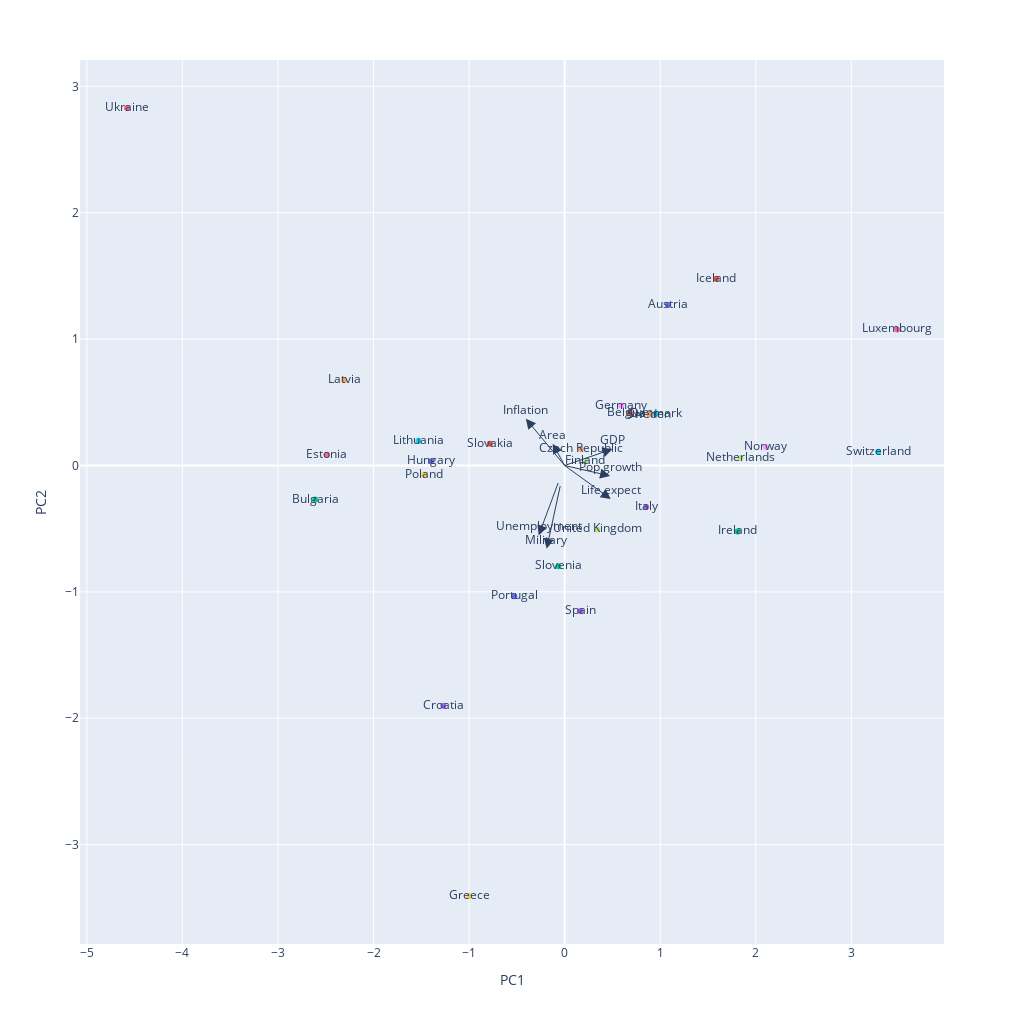

The code cell stored with this chart in its notebook:
### Markdown cell above
## Biplot
Se gráfica PC2 vs PC1.

### Code cell
components= np.column_stack((PC1,PC2))

#Gráfico PC1 y PC2, indico que pais es cada punto.
fig = px.scatter(components, x=0, y=1, color=df['Country'], text=df['Country']) #

for i, feature in enumerate(features):
    fig.add_annotation(
        
        axref="x", ayref="y",
        ax=0, ay=0,
        x=loadings_PC1[i],
        y=loadings_PC2[i],
        showarrow=True,
        arrowsize=2,
        arrowhead=2,
        xanchor="right",
        yanchor="top"
    )
    fig.add_annotation(
        x=loadings_PC1[i],
        y=loadings_PC2[i],
        ax=0, ay=0,
        xanchor="center",
        yanchor="bottom",
        text=feature,
        yshift=-1,
    )
# fig.update_xaxes(range=[-5, 5])
# fig.update_yaxes(range=[-5, 5])  
fig.update_layout(width=1024, height= 1024)
fig.update_layout(showlegend=False,
                     xaxis_title="PC1",
    yaxis_title="PC2",)

fig.show()

### Figure 1 — Plotly figure (JSON) as saved in the notebook; plotly's stock layout.template omitted (floating-point values rounded to 4 significant figures)
{"data": [{"hovertemplate": "color=Austria<br>0=%{x}<br>1=%{y}<br>text=%{text}<extra></extra>", "legendgroup": "Austria", "marker": {"color": "#636efa", "symbol": "circle"}, "mode": "markers+text", "name": "Austria", "orientation": "v", "showlegend": true, "text": ["Austria"], "type": "scatter", "x": [1.082], "xaxis": "x", "y": [1.27], "yaxis": "y"}, {"hovertemplate": "color=Belgium<br>0=%{x}<br>1=%{y}<br>text=%{text}<extra></extra>", "legendgroup": "Belgium", "marker": {"color": "#EF553B", "symbol": "circle"}, "mode": "markers+text", "name": "Belgium", "orientation": "v", "showlegend": true, "text": ["Belgium"], "type": "scatter", "x": [0.6811], "xaxis": "x", "y": [0.416], "yaxis": "y"}, {"hovertemplate": "color=Bulgaria<br>0=%{x}<br>1=%{y}<br>text=%{text}<extra></extra>", "legendgroup": "Bulgaria", "marker": {"color": "#00cc96", "symbol": "circle"}, "mode": "markers+text", "name": "Bulgaria", "orientation": "v", "showlegend": true, "text": ["Bulgaria"], "type": "scatter", "x": [-2.61], "xaxis": "x", "y": [-0.2696], "yaxis": "y"}, {"hovertemplate": "color=Croatia<br>0=%{x}<br>1=%{y}<br>text=%{text}<extra></extra>", "legendgroup": "Croatia", "marker": {"color": "#ab63fa", "symbol": "circle"}, "mode": "markers+text", "name": "Croatia", "orientation": "v", "showlegend": true, "text": ["Croatia"], "type": "scatter", "x": [-1.27], "xaxis": "x", "y": [-1.901], "yaxis": "y"}, {"hovertemplate": "color=Czech Republic<br>0=%{x}<br>1=%{y}<br>text=%{text}<extra></extra>", "legendgroup": "Czech Republic", "marker": {"color": "#FFA15A", "symbol": "circle"}, "mode": "markers+text", "name": "Czech Republic", "orientation": "v", "showlegend": true, "text": ["Czech Republic"], "type": "scatter", "x": [0.1672], "xaxis": "x", "y": [0.1319], "yaxis": "y"}, {"hovertemplate": "color=Denmark<br>0=%{x}<br>1=%{y}<br>text=%{text}<extra></extra>", "legendgroup": "Denmark", "marker": {"color": "#19d3f3", "symbol": "circle"}, "mode": "markers+text", "name": "Denmark", "orientation": "v", "showlegend": true, "text": ["Denmark"], "type": "scatter", "x": [0.9552], "xaxis": "x", "y": [0.4096], "yaxis": "y"}, {"hovertemplate": "color=Estonia<br>0=%{x}<br>1=%{y}<br>text=%{text}<extra></extra>", "legendgroup": "Estonia", "marker": {"color": "#FF6692", "symbol": "circle"}, "mode": "markers+text", "name": "Estonia", "orientation": "v", "showlegend": true, "text": ["Estonia"], "type": "scatter", "x": [-2.488], "xaxis": "x", "y": [0.08578], "yaxis": "y"}, {"hovertemplate": "color=Finland<br>0=%{x}<br>1=%{y}<br>text=%{text}<extra></extra>", "legendgroup": "Finland", "marker": {"color": "#B6E880", "symbol": "circle"}, "mode": "markers+text", "name": "Finland", "orientation": "v", "showlegend": true, "text": ["Finland"], "type": "scatter", "x": [0.2106], "xaxis": "x", "y": [0.03372], "yaxis": "y"}, {"hovertemplate": "color=Germany<br>0=%{x}<br>1=%{y}<br>text=%{text}<extra></extra>", "legendgroup": "Germany", "marker": {"color": "#FF97FF", "symbol": "circle"}, "mode": "markers+text", "name": "Germany", "orientation": "v", "showlegend": true, "text": ["Germany"], "type": "scatter", "x": [0.5924], "xaxis": "x", "y": [0.4718], "yaxis": "y"}, {"hovertemplate": "color=Greece<br>0=%{x}<br>1=%{y}<br>text=%{text}<extra></extra>", "legendgroup": "Greece", "marker": {"color": "#FECB52", "symbol": "circle"}, "mode": "markers+text", "name": "Greece", "orientation": "v", "showlegend": true, "text": ["Greece"], "type": "scatter", "x": [-1.0], "xaxis": "x", "y": [-3.407], "yaxis": "y"}, {"hovertemplate": "color=Hungary<br>0=%{x}<br>1=%{y}<br>text=%{text}<extra></extra>", "legendgroup": "Hungary", "marker": {"color": "#636efa", "symbol": "circle"}, "mode": "markers+text", "name": "Hungary", "orientation": "v", "showlegend": true, "text": ["Hungary"], "type": "scatter", "x": [-1.397], "xaxis": "x", "y": [0.03423], "yaxis": "y"}, {"hovertemplate": "color=Iceland<br>0=%{x}<br>1=%{y}<br>text=%{text}<extra></extra>", "legendgroup": "Iceland", "marker": {"color": "#EF553B", "symbol": "circle"}, "mode": "markers+text", "name": "Iceland", "orientation": "v", "showlegend": true, "text": ["Iceland"], "type": "scatter", "x": [1.584], "xaxis": "x", "y": [1.477], "yaxis": "y"}, {"hovertemplate": "color=Ireland<br>0=%{x}<br>1=%{y}<br>text=%{text}<extra></extra>", "legendgroup": "Ireland", "marker": {"color": "#00cc96", "symbol": "circle"}, "mode": "markers+text", "name": "Ireland", "orientation": "v", "showlegend": true, "text": ["Ireland"], "type": "scatter", "x": [1.809], "xaxis": "x", "y": [-0.5218], "yaxis": "y"}, {"hovertemplate": "color=Italy<br>0=%{x}<br>1=%{y}<br>text=%{text}<extra></extra>", "legendgroup": "Italy", "marker": {"color": "#ab63fa", "symbol": "circle"}, "mode": "markers+text", "name": "Italy", "orientation": "v", "showlegend": true, "text": ["Italy"], "type": "scatter", "x": [0.8532], "xaxis": "x", "y": [-0.3278], "yaxis": "y"}, {"hovertemplate": "color=Latvia<br>0=%{x}<br>1=%{y}<br>text=%{text}<extra></extra>", "legendgroup": "Latvia", "marker": {"color": "#FFA15A", "symbol": "circle"}, "mode": "markers+text", "name": "Latvia", "orientation": "v", "showlegend": true, "text": ["Latvia"], "type": "scatter", "x": [-2.306], "xaxis": "x", "y": [0.6753], "yaxis": "y"}, {"hovertemplate": "color=Lithuania<br>0=%{x}<br>1=%{y}<br>text=%{text}<extra></extra>", "legendgroup": "Lithuania", "marker": {"color": "#19d3f3", "symbol": "circle"}, "mode": "markers+text", "name": "Lithuania", "orientation": "v", "showlegend": true, "text": ["Lithuania"], "type": "scatter", "x": [-1.53], "xaxis": "x", "y": [0.195], "yaxis": "y"}, {"hovertemplate": "color=Luxembourg<br>0=%{x}<br>1=%{y}<br>text=%{text}<extra></extra>", "legendgroup": "Luxembourg", "marker": {"color": "#FF6692", "symbol": "circle"}, "mode": "markers+text", "name": "Luxembourg", "orientation": "v", "showlegend": true, "text": ["Luxembourg"], "type": "scatter", "x": [3.478], "xaxis": "x", "y": [1.076], "yaxis": "y"}, {"hovertemplate": "color=Netherlands<br>0=%{x}<br>1=%{y}<br>text=%{text}<extra></extra>", "legendgroup": "Netherlands", "marker": {"color": "#B6E880", "symbol": "circle"}, "mode": "markers+text", "name": "Netherlands", "orientation": "v", "showlegend": true, "text": ["Netherlands"], "type": "scatter", "x": [1.84], "xaxis": "x", "y": [0.05723], "yaxis": "y"}, {"hovertemplate": "color=Norway<br>0=%{x}<br>1=%{y}<br>text=%{text}<extra></extra>", "legendgroup": "Norway", "marker": {"color": "#FF97FF", "symbol": "circle"}, "mode": "markers+text", "name": "Norway", "orientation": "v", "showlegend": true, "text": ["Norway"], "type": "scatter", "x": [2.107], "xaxis": "x", "y": [0.144], "yaxis": "y"}, {"hovertemplate": "color=Poland<br>0=%{x}<br>1=%{y}<br>text=%{text}<extra></extra>", "legendgroup": "Poland", "marker": {"color": "#FECB52", "symbol": "circle"}, "mode": "markers+text", "name": "Poland", "orientation": "v", "showlegend": true, "text": ["Poland"], "type": "scatter", "x": [-1.472], "xaxis": "x", "y": [-0.07299], "yaxis": "y"}, {"hovertemplate": "color=Portugal<br>0=%{x}<br>1=%{y}<br>text=%{text}<extra></extra>", "legendgroup": "Portugal", "marker": {"color": "#636efa", "symbol": "circle"}, "mode": "markers+text", "name": "Portugal", "orientation": "v", "showlegend": true, "text": ["Portugal"], "type": "scatter", "x": [-0.5265], "xaxis": "x", "y": [-1.035], "yaxis": "y"}, {"hovertemplate": "color=Slovakia<br>0=%{x}<br>1=%{y}<br>text=%{text}<extra></extra>", "legendgroup": "Slovakia", "marker": {"color": "#EF553B", "symbol": "circle"}, "mode": "markers+text", "name": "Slovakia", "orientation": "v", "showlegend": true, "text": ["Slovakia"], "type": "scatter", "x": [-0.783], "xaxis": "x", "y": [0.1723], "yaxis": "y"}, {"hovertemplate": "color=Slovenia<br>0=%{x}<br>1=%{y}<br>text=%{text}<extra></extra>", "legendgroup": "Slovenia", "marker": {"color": "#00cc96", "symbol": "circle"}, "mode": "markers+text", "name": "Slovenia", "orientation": "v", "showlegend": true, "text": ["Slovenia"], "type": "scatter", "x": [-0.06754], "xaxis": "x", "y": [-0.7977], "yaxis": "y"}, {"hovertemplate": "color=Spain<br>0=%{x}<br>1=%{y}<br>text=%{text}<extra></extra>", "legendgroup": "Spain", "marker": {"color": "#ab63fa", "symbol": "circle"}, "mode": "markers+text", "name": "Spain", "orientation": "v", "showlegend": true, "text": ["Spain"], "type": "scatter", "x": [0.1638], "xaxis": "x", "y": [-1.152], "yaxis": "y"}, {"hovertemplate": "color=Sweden<br>0=%{x}<br>1=%{y}<br>text=%{text}<extra></extra>", "legendgroup": "Sweden", "marker": {"color": "#FFA15A", "symbol": "circle"}, "mode": "markers+text", "name": "Sweden", "orientation": "v", "showlegend": true, "text": ["Sweden"], "type": "scatter", "x": [0.8851], "xaxis": "x", "y": [0.4029], "yaxis": "y"}, {"hovertemplate": "color=Switzerland<br>0=%{x}<br>1=%{y}<br>text=%{text}<extra></extra>", "legendgroup": "Switzerland", "marker": {"color": "#19d3f3", "symbol": "circle"}, "mode": "markers+text", "name": "Switzerland", "orientation": "v", "showlegend": true, "text": ["Switzerland"], "type": "scatter", "x": [3.282], "xaxis": "x", "y": [0.1082], "yaxis": "y"}, {"hovertemplate": "color=Ukraine<br>0=%{x}<br>1=%{y}<br>text=%{text}<extra></extra>", "legendgroup": "Ukraine", "marker": {"color": "#FF6692", "symbol": "circle"}, "mode": "markers+text", "name": "Ukraine", "orientation": "v", "showlegend": true, "text": ["Ukraine"], "type": "scatter", "x": [-4.58], "xaxis": "x", "y": [2.829], "yaxis": "y"}, {"hovertemplate": "color=United Kingdom<br>0=%{x}<br>1=%{y}<br>text=%{text}<extra></extra>", "legendgroup": "United Kingdom", "marker": {"color": "#B6E880", "symbol": "circle"}, "mode": "markers+text", "name": "United Kingdom", "orientation": "v", "showlegend": true, "text": ["United Kingdom"], "type": "scatter", "x": [0.3408], "xaxis": "x", "y": [-0.5057], "yaxis": "y"}], "layout": {"annotations": [{"arrowhead": 2, "arrowsize": 2, "ax": 0, "axref": "x", "ay": 0, "ayref": "y", "showarrow": true, "x": -0.1249, "xanchor": "right", "y": 0.1729, "yanchor": "top"}, {"ax": 0, "ay": 0, "text": "Area", "x": -0.1249, "xanchor": "center", "y": 0.1729, "yanchor": "bottom", "yshift": -1}, {"arrowhead": 2, "arrowsize": 2, "ax": 0, "axref": "x", "ay": 0, "ayref": "y", "showarrow": true, "x": 0.5005, "xanchor": "right", "y": 0.1301, "yanchor": "top"}, {"ax": 0, "ay": 0, "text": "GDP", "x": 0.5005, "xanchor": "center", "y": 0.1301, "yanchor": "bottom", "yshift": -1}, {"arrowhead": 2, "arrowsize": 2, "ax": 0, "axref": "x", "ay": 0, "ayref": "y", "showarrow": true, "x": -0.4065, "xanchor": "right", "y": 0.3697, "yanchor": "top"}, {"ax": 0, "ay": 0, "text": "Inflation", "x": -0.4065, "xanchor": "center", "y": 0.3697, "yanchor": "bottom", "yshift": -1}, {"arrowhead": 2, "arrowsize": 2, "ax": 0, "axref": "x", "ay": 0, "ayref": "y", "showarrow": true, "x": 0.4829, "xanchor": "right", "y": -0.2652, "yanchor": "top"}, {"ax": 0, "ay": 0, "text": "Life.expect", "x": 0.4829, "xanchor": "center", "y": -0.2652, "yanchor": "bottom", "yshift": -1}, {"arrowhead": 2, "arrowsize": 2, "ax": 0, "axref": "x", "ay": 0, "ayref": "y", "showarrow": true, "x": -0.1881, "xanchor": "right", "y": -0.6583, "yanchor": "top"}, {"ax": 0, "ay": 0, "text": "Military", "x": -0.1881, "xanchor": "center", "y": -0.6583, "yanchor": "bottom", "yshift": -1}, {"arrowhead": 2, "arrowsize": 2, "ax": 0, "axref": "x", "ay": 0, "ayref": "y", "showarrow": true, "x": 0.4757, "xanchor": "right", "y": -0.08262, "yanchor": "top"}, {"ax": 0, "ay": 0, "text": "Pop.growth", "x": 0.4757, "xanchor": "center", "y": -0.08262, "yanchor": "bottom", "yshift": -1}, {"arrowhead": 2, "arrowsize": 2, "ax": 0, "axref": "x", "ay": 0, "ayref": "y", "showarrow": true, "x": -0.2717, "xanchor": "right", "y": -0.5532, "yanchor": "top"}, {"ax": 0, "ay": 0, "text": "Unemployment", "x": -0.2717, "xanchor": "center", "y": -0.5532, "yanchor": "bottom", "yshift": -1}], "height": 1024, "legend": {"title": {"text": "color"}, "tracegroupgap": 0}, "margin": {"t": 60}, "showlegend": false, "width": 1024, "xaxis": {"anchor": "y", "autorange": true, "domain": [0, 1], "range": [-5.072, 3.97], "title": {"text": "PC1"}, "type": "linear"}, "yaxis": {"anchor": "x", "autorange": true, "domain": [0, 1], "range": [-3.786, 3.208], "title": {"text": "PC2"}, "type": "linear"}}}
